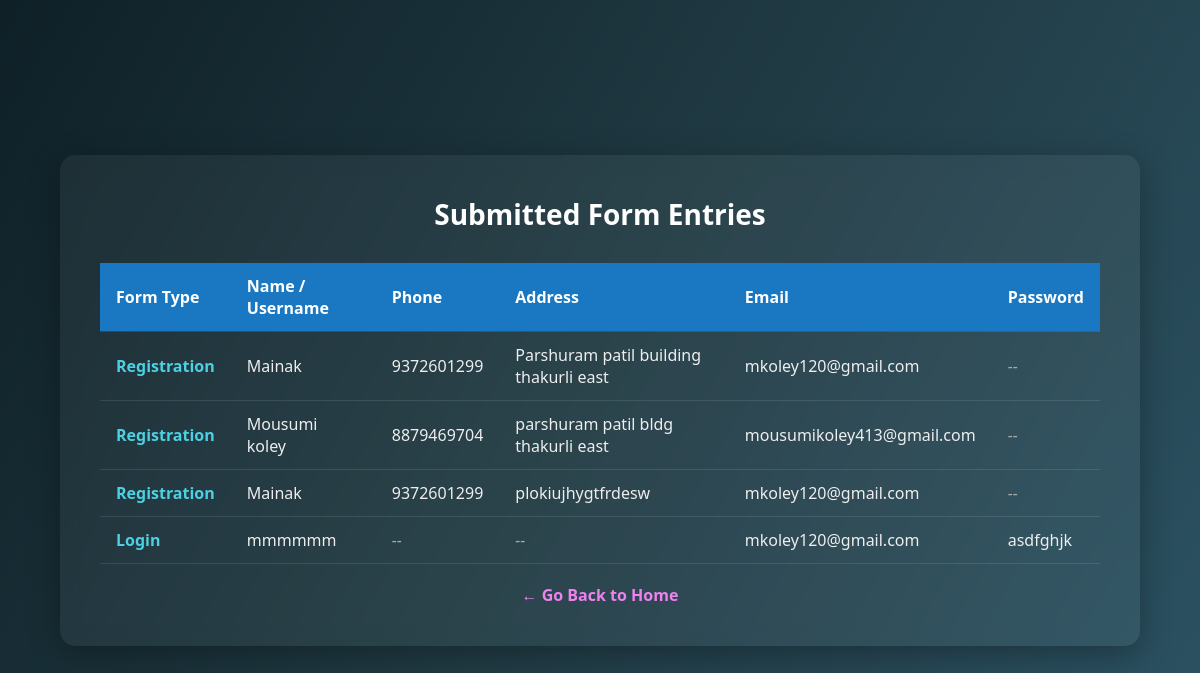
Screenshot of /details/ with the database file from the repository.
### registration/models.py (models this page shows, shortened)
class registration(models.Model):
    name = models.CharField(max_length=100)
    phone = models.CharField(max_length=15)
    address = models.TextField()
    email = models.EmailField()

class login(models.Model):
    Username = models.CharField(max_length=50)
    email = models.EmailField()
    password = models.CharField()

### registration/views.py (the view)
# urls.py: path('details/', details_view, name='details'),
def details_view(request):
    context = {
        'registration_details': registration.objects.all(),
        'login_details': login.objects.all(),
    }
    return render(request, 'Home/details.html', context=context)

### templates/Home/details.html (shortened to what this page needs)
<!DOCTYPE html>
<html lang="en">
<head>
</head>
<body>
  <div class="container">
    <h2>Submitted Form Entries</h2>
    <table>
      <thead>
        <tr>
          <th>Form Type</th>
          <th>Name / Username</th>
          <th>Phone</th>
          <th>Address</th>
          <th>Email</th>
          <th>Password</th>
        </tr>
      </thead>
      <tbody>
        {% for reg in registration_details %}
        <tr>
          <td class="form-type">Registration</td>
          <td>{{ reg.name }}</td>
          <td>{{ reg.phone }}</td>
          <td>{{ reg.address }}</td>
          <td>{{ reg.email }}</td>
          <td class="empty">--</td>
        </tr>
        {% endfor %}
        {% for log in login_details %}
        <tr>
          <td class="form-type">Login</td>
          <td>{{ log.Username }}</td>
          <td class="empty">--</td>
          <td class="empty">--</td>
          <td>{{ log.email }}</td>
          <td>{{ log.password }}</td>
        </tr>
        {% endfor %}
      </tbody>
    </table>
    <div class="back">
      <a href="{% url 'Home' %}">← Go Back to Home</a>
    </div>
  </div>
</body>
</html>

### templates/Home/details.html (style rules this page uses)
* { margin: 0; padding: 0; box-sizing: border-box; font-family: 'Segoe UI', sans-serif; }
body { height: 100vh; background: linear-gradient(120deg, #0f2027, #203a43, #2c5364); display: flex; align-items: center; justify-content: center; }
.container { width: 90%; max-width: 1100px; background: rgba(255, 255, 255, 0.05); backdrop-filter: blur(10px); border-radius: 15px; padding: 40px; box-shadow: 0 8px 32px rgba(0, 0, 0, 0.3); }
.container h2 { text-align: center; color: white; margin-bottom: 30px; font-size: 28px; }
table { width: 100%; border-collapse: collapse; margin-top: 10px; }
th, td { padding: 12px 16px; border-bottom: 1px solid rgba(255, 255, 255, 0.1); text-align: left; color: #eee; }
th { background-color: #1a78c2; color: white; }
.form-type { color: #4dd0e1; font-weight: bold; }
.empty { color: #aaa; font-style: italic; }
.back { margin-top: 20px; text-align: center; }
.back a { color: violet; font-weight: bold; text-decoration: none; }

### rows the page displays
registration: name "Mainak", phone "9372601299", address "Parshuram patil building thakurli east", email "mkoley120@gmail.com"
registration: name "Mousumi koley", phone "8879469704", address "parshuram patil bldg thakurli east", email "mousumikoley413@gmail.com"
registration: name "Mainak", phone "9372601299", address "plokiujhygtfrdesw", email "mkoley120@gmail.com"
login: Username "mmmmmm", email "mkoley120@gmail.com", password "asdfghjk"
